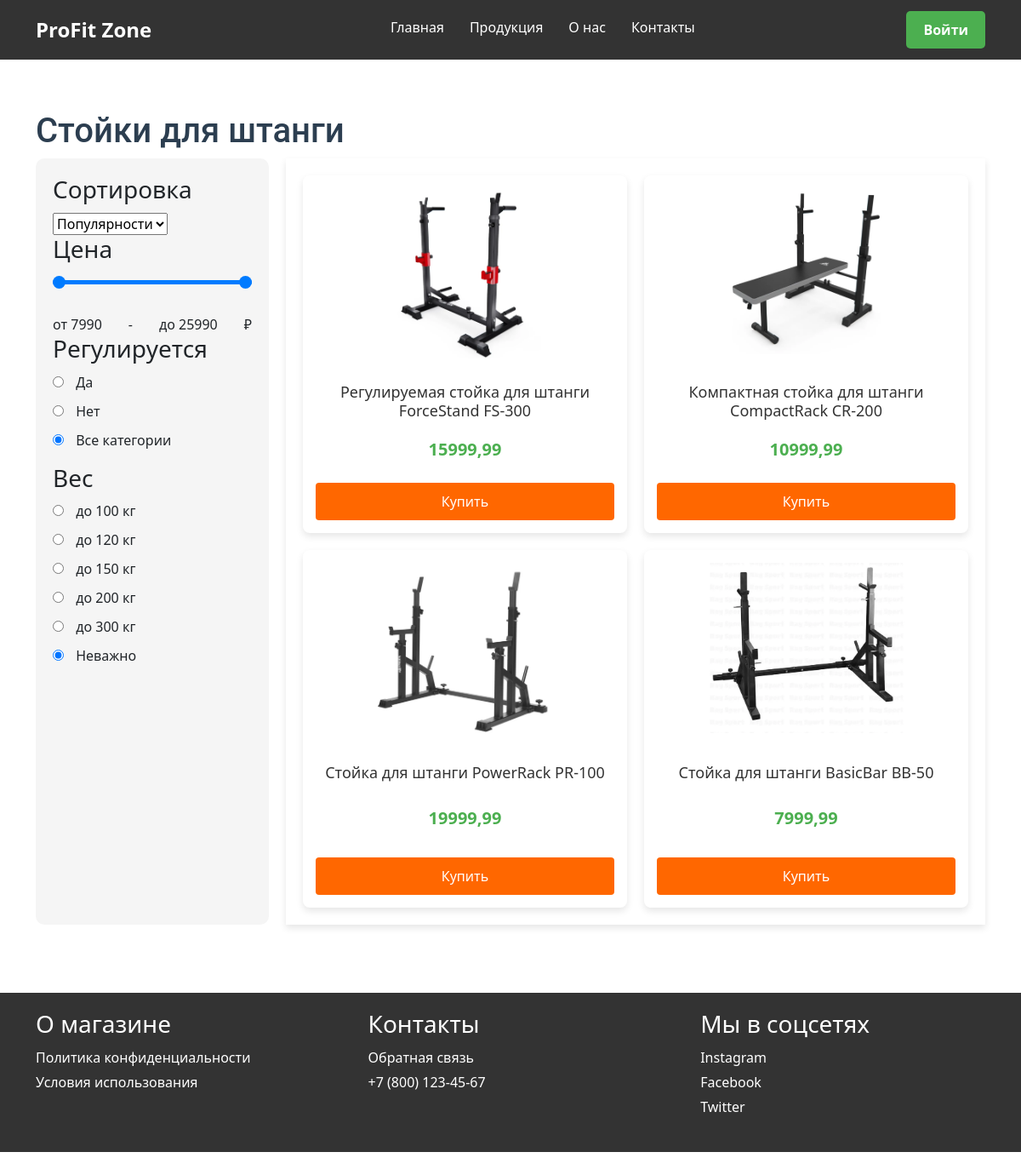
/racks/, run on the app's committed database.
### main/models.py (models this page shows, shortened)
class Product(PolymorphicModel):
    id = models.AutoField(primary_key=True)
    name = models.CharField(max_length=255)
    description = models.TextField()
    price = models.DecimalField(max_digits=10, decimal_places=2)
    popularity = models.IntegerField(default=0)
    img = models.ImageField(upload_to='images/', blank=True, null=True)

class BarbellRack(Product):
    max_load = models.IntegerField(help_text="Максимальная нагрузка в кг")
    height = models.DecimalField(max_digits=5, decimal_places=2, help_text="Высота стойки в метрах")
    adjustable = models.BooleanField(default=False, help_text="Регулируемая высота")

class Product(PolymorphicModel):
    id = models.AutoField(primary_key=True)
    name = models.CharField(max_length=255)
    description = models.TextField()
    price = models.DecimalField(max_digits=10, decimal_places=2)
    popularity = models.IntegerField(default=0)
    img = models.ImageField(upload_to='images/', blank=True, null=True)

### main/views.py (the view)
# urls.py: path('racks/', views.racks, name='racks'),
def racks(request):
    login_form = LoginForm()
    register_form = RegisterForm()
    ADJUSTABLE_MAP = {
        'Да': True,
        'Нет': False,
    }
    sort_by = request.GET.get('sort_by', 'popularity')
    min_price = request.GET.get('min_price', 7990)
    max_price = request.GET.get('max_price', 25990)
    weight = request.GET.get('weight')
    adjustable = request.GET.get('adjustable')
    selected_adjustability = ADJUSTABLE_MAP.get(adjustable)
    racks = BarbellRack.objects.filter(price__gte=min_price, price__lte=max_price)
    if adjustable == 'Неважно' or adjustable == None:
        pass
    else:
        racks = racks.filter(adjustable=selected_adjustability)
    if weight == 'Любой' or weight == None:
        pass
    else:
        racks = racks.filter(max_load=weight)
    if sort_by == 'price':
        racks = racks.order_by('price')
    else:
        racks = racks.order_by('-popularity')
    context = {
        'racks_sort': racks,
        'sort_by': sort_by,
        'min_price': min_price,
        'max_price': max_price,
        'adjustable': adjustable,
        'weight': weight,
        'login_form': login_form,
        'register_form': register_form,
    }
    if request.headers.get('x-requested-with') == 'XMLHttpRequest':
        return render(request, 'main/includes/racks_list.html', context)
    return render(request, 'main/racks.html', context)

### main/forms.py
class LoginForm(AuthenticationForm):
    username = forms.CharField(label='Имя пользователя', max_length=100)
    password = forms.CharField(label='Пароль', widget=forms.PasswordInput)

class RegisterForm(UserCreationForm):
    email = forms.EmailField(label='Email', required=True)
    username = forms.CharField(label='Имя пользователя')
    password1 = forms.CharField(label='Пароль', widget=forms.PasswordInput)
    password2 = forms.CharField(label='Подтвердите пароль', widget=forms.PasswordInput)
    class Meta:
        model = User
        fields = ['username', 'email', 'password1', 'password2']

### main/templates/main/racks.html (shortened to what this page needs)
{% extends 'main/layout.html' %}
{% load static %}
{% block content %}
<section class="product-section">
    <div class="container">
        <h1>Стойки для штанги</h1>
        <div class="product-layout">
            <aside class="filters">
                <h3>Сортировка</h3>
                <select name="sort_by" id="sortSelect">
                    <option value="popularity" {% if sort_by == 'popularity' %}selected{% endif %}>Популярности</option>
                </select>
                <h3>Цена</h3>
                <div class="price-slider-container">
                    <input type="range" id="minPriceRange" min="7990" max="25990" value="{{ request.GET.min_price|default:7990 }}" class="price-range" name="min_price">
                    <input type="range" id="maxPriceRange" min="7990" max="25990" value="{{ request.GET.max_price|default:25990 }}" class="price-range" name="max_price">
                </div>
                <div class="price-range-display">
                    <span id="priceMinDisplay">от {{ request.GET.min_price|default:7990 }}</span> - <span id="priceMaxDisplay">до {{ request.GET.max_price|default:25990 }}</span> ₽
                </div>
                <h3>Регулируется</h3>
                <ul>
                    <li><input type="radio" id="adjustable" name="adjustable" value="True" {% if 'Да' in adjustable %}checked{% endif %}> <label for="adjustable">Да</label></li>
                    <li><input type="radio" id="nonadjustable" name="adjustable" value="False" {% if 'Нет' in adjustable %}checked{% endif %}> <label for="nonadjustable">Нет</label></li>
                    <li><input type="radio" id="all" name="adjustable" value="Неважно" {% if adjustable %}{% else %}checked{% endif %}{% if 'Неважно' in adjustable %}checked{% endif %}> <label for="all">Все категории</label></li>
                </ul>
                <h3>Вес</h3>
                <ul>
                    <li><input type="radio" id="100kg" name="weight" value="100" {% if '100' in weight %}checked{% endif %}> <label for="100kg">до 100 кг</label></li>
                    <li><input type="radio" id="120kg" name="weight" value="120" {% if '120' in weight %}checked{% endif %}> <label for="120kg">до 120 кг</label></li>
                    <li><input type="radio" id="150kg" name="weight" value="150" {% if '150' in weight %}checked{% endif %}> <label for="150kg">до 150 кг</label></li>
                    <li><input type="radio" id="200kg" name="weight" value="200" {% if '200' in weight %}checked{% endif %}> <label for="200kg">до 200 кг</label></li>
                    <li><input type="radio" id="300kg" name="weight" value="300" {% if '300' in weight %}checked{% endif %}> <label for="300kg">до 300 кг</label></li>
                    <li><input type="radio" id="all" name="weight" value="Любой" {% if weight %}{% else %}checked{% endif %}{% if 'Любой' in weight %}checked{% endif %}> <label for="all">Неважно</label></li>
                </ul>
            </aside>
            <div class="products">
                <div class="product-grid">
                    {% for rack in racks_sort %}
                    <a style="text-decoration: none;" href="{% url 'product_card' rack.id %}">
                    <div class="product-card">
                        <img src="{{ rack.img.url }}" alt="{{ rack.name }}">
                        <h4>{{ rack.name }}</h4>
                        <p class="price">{{ rack.price }}</p>
                        <button class="add-to-cart-btn">Купить</button>
                    </div>
                    </a>
                    {% endfor %}
                </div>
            </div>
        </div>
    </div>
</section>
{% endblock %}

### main/static/main/css/main.css (style rules this page uses)
* { margin: 0; padding: 0; box-sizing: border-box; }
body { font-family: Arial, sans-serif; line-height: 1.6; background-color: #f4f4f4; }
.container { width: 90%; margin: 0 auto; max-width: 1200px; }
.product-section { padding: 40px 0; }
.product-layout { display: grid; grid-template-columns: 1fr 3fr; gap: 20px; }
.filters { background-color: #f5f5f5; padding: 20px; border-radius: 10px; }
.filters h3 { margin-bottom: 10px; }
.filters ul { list-style: none; padding: 0; }
.filters li { margin-bottom: 10px; }
.filters input[type="checkbox"], .filters input[type="radio"] { margin-right: 10px; }
.price-range { width: 100%; margin: 10px 0; }
.price-range-display { display: flex; justify-content: space-between; }
.product-grid { display: grid; overflow: auto; max-height: 70vh; box-shadow: 0px 4px 8px rgba(0, 0, 0, 0.1); grid-template-columns: repeat(auto-fill, minmax(250px, 1fr)); z-index: 10; gap: 20px; padding: 20px; }
.product-card { min-height: 420px; background-color: #fff; border-radius: 8px; box-shadow: 0 4px 8px rgba(0, 0, 0, 0.1); overflow: hidden; text-align: center; padding: 15px; transition: transform 0.3s ease, box-shadow 0.3s ease; display: flex; flex-direction: column; justify-content: space-between; }
.product-card img { width: 100%; height: 200px; object-fit: contain; margin-bottom: 10px; }
.product-card h4 { font-size: 18px; margin: 10px 0; color: #333; }
.product-card .price { font-size: 20px; font-weight: bold; color: #4CAF50; margin-bottom: 15px; }
.add-to-cart-btn { padding: 10px 15px; background-color: #ff6700; color: white; border: none; border-radius: 4px; cursor: pointer; font-size: 16px; transition: background-color 0.3s ease; }
.container { max-width: 900px; }
h1 { font-family: 'Roboto', sans-serif; font-weight: 700; color: #2c3e50; }

### main/templates/main/racks.html (style rules this page uses)
.price-slider-container { position: relative; width: 100%; height: 40px; margin: 10px 0; }
.price-range { -webkit-appearance: none; appearance: none; width: 100%; height: 5px; background: #007bff; position: absolute; pointer-events: none; outline: none; border-radius: 5px; }
#minPriceRange { z-index: 3; }
#maxPriceRange { z-index: 2; }
.price-range-display { font-size: 16px; margin-top: 10px; }

### data on the page
BarbellRack: img (picture), name "Регулируемая стойка для штанги ForceStand FS-300", price "15999,99"
BarbellRack: img (picture), name "Компактная стойка для штанги CompactRack CR-200", price "10999,99"
BarbellRack: img (picture), name "Стойка для штанги PowerRack PR-100", price "19999,99"
BarbellRack: img (picture), name "Стойка для штанги BasicBar BB-50", price "7999,99"
